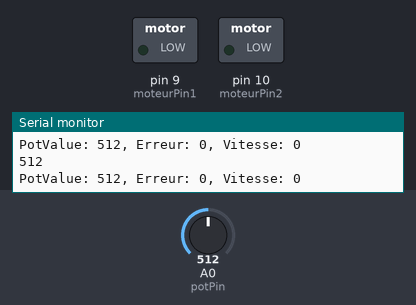
This sketch was run on a simulated Arduino Uno, built with avr-gcc and run on an emulated ATmega328P. Parts: switched loads named in the sketch (green lamp = pin HIGH), the last lines printed to the serial monitor. The test bench sets the inputs (shaded band); at power-on: A0 (potPin) = 512.

Above: at 1.2 s.
1.3 s: A0 (potPin) set to 517
At 2.5 s:
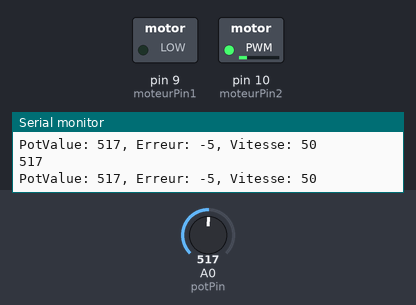
2.8 s: A0 (potPin) set to 716
At 3.8 s:
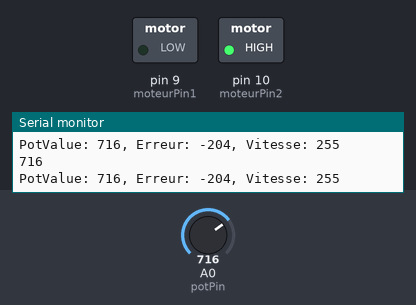
4.3 s: A0 (potPin) set to 306
At 4.9 s:
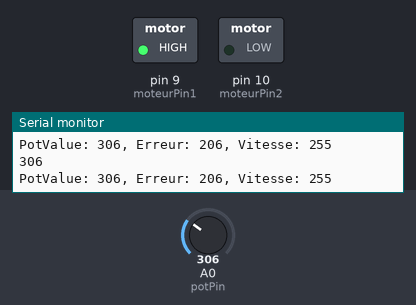
Timing chart, 0 to 7.3 s (numbered marks = the images above; inputs shaded):
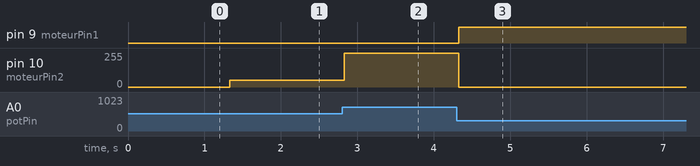

The sketch:

ProjetECMO.ino
```cpp
// Déclaration de la broche du potentiomètre
#define potPin A0

// Déclarations des broches du pont en H
#define moteurPin1 9 // PWM
#define moteurPin2 10 // PWM

// Déclaration des variables
int potValue = 0;
int consigne = 0;
int erreur = 0;
int engineSpeed = 0;

void setup() {
  pinMode(moteurPin1, OUTPUT);
  pinMode(moteurPin2, OUTPUT);
  Serial.begin(9600);
}

void loop() {
  // Lecture de la position du potentiomètre
  potValue = analogRead(potPin);

  // Définir la consigne (par exemple, la moitié de la course)
 consigne = 512;

  // Calcul de l'erreur
  erreur = consigne - potValue;

  // Contrôle du moteur en fonction de l'erreur
  engineSpeed = 50 * map(abs(erreur), 0, 1023, 0, 255); // Ajuster la vitesse
  if(engineSpeed > 255)
      engineSpeed = 255;
  Serial.println(potValue);

  if (erreur > 0) {
    // Déplacer le moteur dans une direction
    analogWrite(moteurPin1, engineSpeed);
    analogWrite(moteurPin2, 0);
  } else if (erreur < 0) {
    // Déplacer le moteur dans l'autre direction
    analogWrite(moteurPin1, 0);
    analogWrite(moteurPin2, engineSpeed);
  } else {
    // Arrêter le moteur
    analogWrite(moteurPin1, 0);
    analogWrite(moteurPin2, 0);
  }

  // Affichage des valeurs pour le débogage
  Serial.print("PotValue: ");
  Serial.print(potValue);
  Serial.print(", Erreur: ");
  Serial.print(erreur);
  Serial.print(", Vitesse: ");
  Serial.println(engineSpeed);

  delay(10); // Ajuster le délai selon les besoins
}
```

Measured:
- the behaviour switches between 516 and 517 on A0 (potPin) (found by bisection; images 0 and 1)
- after the input at 1.3 s, pin 10 (moteurPin2): 0/255 → 50/255 at once
- after the input at 2.8 s, pin 10 (moteurPin2): 50/255 → 255/255 at once
- after the input at 4.3 s, pin 9 (moteurPin1): LOW → HIGH at once; pin 10 (moteurPin2): 255/255 → 0/255 at once
